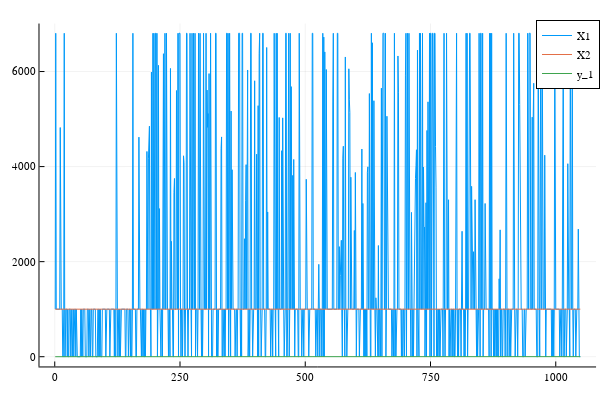

Here is the notebook cell this chart was saved with:
### Code cell
println(size(min_X_1_X_2_X_3))
Z_X_gen_lower_X_D_values = value.(Z_X_gen_lower_X_D[:])
y_true_1 = value.(y1)
Y_minY3 = value.(min_extra_prod_P_5)
Z_2 = value.(P[3]*ones(size(X_soc)))
Z_1 = value.(sum(X_gen[:,i] for i in 1:2)- X_D[:])
Z_3 = value.(X_soc[:]* P[3] * H );
println("X ch")
X_decharge = value.(X_gen[:,3])

ls_Y_min = []

for i = Y_minY3
    ls_Y_min = [ls_Y_min; i]
    #println(i)
end


ls_X_dch = []

for i = X_decharge
    ls_X_dch = [ls_X_dch; i]
    #println(i)
end



println(ls_X_min)
plotly()
x = nb_hours_ls
plot(x, [ Z_1 Z_2 y_true_1], label=[ "X1" "X2" "y_1"])
#plot!(x, ls_Y_min, label="X min", lc=:red, lw=2, ls=:dot)
#plot!(x, ls_X_dch, label="X decharge", lc=:black, lw=2, ls=:dot)

### Figure 1 — Plotly figure (JSON) as saved in the notebook; plotly's stock layout.template omitted (floating-point values rounded to 4 significant figures; data arrays with more than 128 entries replaced by an {"elided": "..."} marker saying what was removed)
{"data": [{"colorbar": {"len": 0.9525, "title": "", "x": 0.9934, "y": 0.5139}, "legendgroup": "X1", "line": {"color": "rgba(0, 154, 250, 1.000)", "dash": "solid", "shape": "linear", "width": 1}, "mode": "lines", "name": "X1", "showlegend": true, "type": "scatter", "x": {"elided": "1049 int values"}, "xaxis": "x", "y": {"elided": "1049 float values"}, "yaxis": "y"}, {"colorbar": {"len": 0.9525, "title": "", "x": 0.9934, "y": 0.5139}, "legendgroup": "X2", "line": {"color": "rgba(227, 111, 71, 1.000)", "dash": "solid", "shape": "linear", "width": 1}, "mode": "lines", "name": "X2", "showlegend": true, "type": "scatter", "x": {"elided": "1049 int values"}, "xaxis": "x", "y": {"elided": "1049 float values"}, "yaxis": "y"}, {"colorbar": {"len": 0.9525, "title": "", "x": 0.9934, "y": 0.5139}, "legendgroup": "y_1", "line": {"color": "rgba(62, 164, 78, 1.000)", "dash": "solid", "shape": "linear", "width": 1}, "mode": "lines", "name": "y_1", "showlegend": true, "type": "scatter", "x": {"elided": "1049 int values"}, "xaxis": "x", "y": {"elided": "1049 int values"}, "yaxis": "y"}], "layout": {"annotations": [], "height": 400, "legend": {"bgcolor": "rgba(255, 255, 255, 1.000)", "bordercolor": "rgba(0, 0, 0, 1.000)", "borderwidth": 1, "font": {"color": "rgba(0, 0, 0, 1.000)", "family": "sans-serif", "size": 11}, "title": {"font": {"color": "rgba(0, 0, 0, 1.000)", "family": "sans-serif", "size": 15}, "text": ""}, "tracegroupgap": 0, "traceorder": "normal", "x": 1, "xanchor": "auto", "y": 1, "yanchor": "auto"}, "margin": {"b": 20, "l": 0, "r": 0, "t": 20}, "paper_bgcolor": "rgba(255, 255, 255, 1.000)", "plot_bgcolor": "rgba(255, 255, 255, 1.000)", "showlegend": true, "width": 600, "xaxis": {"anchor": "y", "domain": [0.06582, 0.9934], "gridcolor": "rgba(0, 0, 0, 0.100)", "gridwidth": 0.5, "linecolor": "rgba(0, 0, 0, 1.000)", "mirror": false, "range": [-30.44, 1080.0], "showgrid": true, "showline": true, "showticklabels": true, "tickangle": 0, "tickcolor": "rgb(0, 0, 0)", "tickfont": {"color": "rgba(0, 0, 0, 1.000)", "family": "sans-serif", "size": 11}, "tickmode": "array", "ticks": "inside", "ticktext": ["0", "250", "500", "750", "1000"], "tickvals": [0, 250, 500, 750, 1000], "title": "", "titlefont": {"color": "rgba(0, 0, 0, 1.000)", "family": "sans-serif", "size": 15}, "type": "-", "visible": true, "zeroline": false, "zerolinecolor": "rgba(0, 0, 0, 1.000)"}, "yaxis": {"anchor": "x", "domain": [0.03762, 0.9902], "gridcolor": "rgba(0, 0, 0, 0.100)", "gridwidth": 0.5, "linecolor": "rgba(0, 0, 0, 1.000)", "mirror": false, "range": [-205.2, 7010.0], "showgrid": true, "showline": true, "showticklabels": true, "tickangle": 0, "tickcolor": "rgb(0, 0, 0)", "tickfont": {"color": "rgba(0, 0, 0, 1.000)", "family": "sans-serif", "size": 11}, "tickmode": "array", "ticks": "inside", "ticktext": ["0", "2000", "4000", "6000"], "tickvals": [0, 2000, 4000, 6000], "title": "", "titlefont": {"color": "rgba(0, 0, 0, 1.000)", "family": "sans-serif", "size": 15}, "type": "-", "visible": true, "zeroline": false, "zerolinecolor": "rgba(0, 0, 0, 1.000)"}}}
